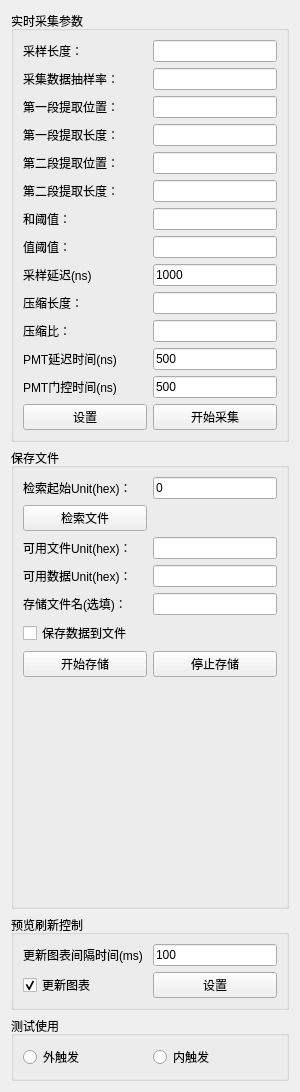
            <widget class="QWidget" name="page_3">
             <property name="geometry">
              <rect>
               <x>0</x>
               <y>0</y>
               <width>300</width>
               <height>1092</height>
              </rect>
             </property>
             <attribute name="label">
              <string>实时预览参数</string>
             </attribute>
             <layout class="QVBoxLayout" name="verticalLayout_7">
              <item>
               <widget class="QGroupBox" name="groupBox_5">
                <property name="title">
                 <string>实时采集参数</string>
                </property>
                <layout class="QGridLayout" name="gridLayout_9">
                 <item row="3" column="0">
                  <widget class="QLabel" name="label_18">
                   <property name="text">
                    <string>第一段提取长度：</string>
                   </property>
                  </widget>
                 </item>
                 <item row="11" column="0">
                  <widget class="QLabel" name="label_pmtDelayTime">
                   <property name="toolTip">
                    <string>相对于触发信号的延迟</string>
                   </property>
                   <property name="text">
                    <string>PMT延迟时间(ns)</string>
                   </property>
                  </widget>
                 </item>
                 <item row="0" column="1">
                  <widget class="QLineEdit" name="lineEdit_sampleLen">
                   <property name="sizePolicy">
                    <sizepolicy hsizetype="Preferred" vsizetype="Fixed">
                     <horstretch>0</horstretch>
                     <verstretch>0</verstretch>
                    </sizepolicy>
                   </property>
                  </widget>
                 </item>
                 <item row="13" column="1">
                  <widget class="QPushButton" name="btn_sampleEnable">
                   <property name="text">
                    <string>开始采集</string>
                   </property>
                  </widget>
                 </item>
                 <item row="1" column="1">
                  <widget class="QLineEdit" name="lineEdit_sampleRate">
                   <property name="sizePolicy">
                    <sizepolicy hsizetype="Preferred" vsizetype="Fixed">
                     <horstretch>0</horstretch>
                     <verstretch>0</verstretch>
                    </sizepolicy>
                   </property>
                   <property name="toolTip">
                    <string/>
                   </property>
                  </widget>
                 </item>
                 <item row="4" column="1">
                  <widget class="QLineEdit" name="lineEdit_secondStartPos">
                   <property name="sizePolicy">
                    <sizepolicy hsizetype="Preferred" vsizetype="Fixed">
                     <horstretch>0</horstretch>
                     <verstretch>0</verstretch>
                    </sizepolicy>
                   </property>
                   <property name="toolTip">
                    <string>第二段起始位置需要大于第一段提取位置和提取长度之和</string>
                   </property>
                  </widget>
                 </item>
                 <item row="10" column="0">
                  <widget class="QLabel" name="label_compressRatio">
                   <property name="text">
                    <string>压缩比：</string>
                   </property>
                  </widget>
                 </item>
                 <item row="6" column="0">
                  <widget class="QLabel" name="label_sumThreshold">
                   <property name="text">
                    <string>和阈值：</string>
                   </property>
                  </widget>
                 </item>
                 <item row="11" column="1">
                  <widget class="QLineEdit" name="lineEdit_pmtDelayTime">
                   <property name="sizePolicy">
                    <sizepolicy hsizetype="Preferred" vsizetype="Fixed">
                     <horstretch>0</horstretch>
                     <verstretch>0</verstretch>
                    </sizepolicy>
                   </property>
                   <property name="toolTip">
                    <string>相对与触发信号的延迟时间</string>
                   </property>
                   <property name="text">
                    <string>500</string>
                   </property>
                  </widget>
                 </item>
                 <item row="5" column="0">
                  <widget class="QLabel" name="label_secondLen">
                   <property name="text">
                    <string>第二段提取长度：</string>
                   </property>
                  </widget>
                 </item>
                 <item row="6" column="1">
                  <widget class="QLineEdit" name="lineEdit_sumThreshold">
                   <property name="sizePolicy">
                    <sizepolicy hsizetype="Preferred" vsizetype="Fixed">
                     <horstretch>0</horstretch>
                     <verstretch>0</verstretch>
                    </sizepolicy>
                   </property>
                  </widget>
                 </item>
                 <item row="3" column="1">
                  <widget class="QLineEdit" name="lineEdit_firstLen">
                   <property name="sizePolicy">
                    <sizepolicy hsizetype="Preferred" vsizetype="Fixed">
                     <horstretch>0</horstretch>
                     <verstretch>0</verstretch>
                    </sizepolicy>
                   </property>
                  </widget>
                 </item>
                 <item row="1" column="0">
                  <widget class="QLabel" name="label_16">
                   <property name="text">
                    <string>采集数据抽样率：</string>
                   </property>
                  </widget>
                 </item>
                 <item row="9" column="1">
                  <widget class="QLineEdit" name="lineEdit_compressLen">
                   <property name="sizePolicy">
                    <sizepolicy hsizetype="Preferred" vsizetype="Fixed">
                     <horstretch>0</horstretch>
                     <verstretch>0</verstretch>
                    </sizepolicy>
                   </property>
                  </widget>
                 </item>
                 <item row="2" column="1">
                  <widget class="QLineEdit" name="lineEdit_firstStartPos">
                   <property name="sizePolicy">
                    <sizepolicy hsizetype="Preferred" vsizetype="Fixed">
                     <horstretch>0</horstretch>
                     <verstretch>0</verstretch>
                    </sizepolicy>
                   </property>
                  </widget>
                 </item>
                 <item row="12" column="0">
                  <widget class="QLabel" name="label_pmtGateTime">
                   <property name="toolTip">
                    <string>经过PMT延迟时间后产生的高电平时间</string>
                   </property>
                   <property name="text">
                    <string>PMT门控时间(ns)</string>
                   </property>
                  </widget>
                 </item>
                 <item row="12" column="1">
                  <widget class="QLineEdit" name="lineEdit_pmtGateTime">
                   <property name="sizePolicy">
                    <sizepolicy hsizetype="Preferred" vsizetype="Fixed">
                     <horstretch>0</horstretch>
                     <verstretch>0</verstretch>
                    </sizepolicy>
                   </property>
                   <property name="toolTip">
                    <string>PMT门控高电平持续时间</string>
                   </property>
                   <property name="text">
                    <string>500</string>
                   </property>
                  </widget>
                 </item>
                 <item row="4" column="0">
                  <widget class="QLabel" name="label_secondStartPos">
                   <property name="text">
                    <string>第二段提取位置：</string>
                   </property>
                  </widget>
                 </item>
                 <item row="0" column="0">
                  <widget class="QLabel" name="label_15">
                   <property name="text">
                    <string>采样长度：</string>
                   </property>
                  </widget>
                 </item>
                 <item row="13" column="0">
                  <widget class="QPushButton" name="btn_setPreviewPara">
                   <property name="text">
                    <string>设置</string>
                   </property>
                  </widget>
                 </item>
                 <item row="7" column="1">
                  <widget class="QLineEdit" name="lineEdit_subThreshold">
                   <property name="sizePolicy">
                    <sizepolicy hsizetype="Preferred" vsizetype="Fixed">
                     <horstretch>0</horstretch>
                     <verstretch>0</verstretch>
                    </sizepolicy>
                   </property>
                  </widget>
                 </item>
                 <item row="10" column="1">
                  <widget class="QLineEdit" name="lineEdit_compressRatio">
                   <property name="sizePolicy">
                    <sizepolicy hsizetype="Preferred" vsizetype="Fixed">
                     <horstretch>0</horstretch>
                     <verstretch>0</verstretch>
                    </sizepolicy>
                   </property>
                  </widget>
                 </item>
                 <item row="2" column="0">
                  <widget class="QLabel" name="label_17">
                   <property name="text">
                    <string>第一段提取位置：</string>
                   </property>
                  </widget>
                 </item>
                 <item row="5" column="1">
                  <widget class="QLineEdit" name="lineEdit_secondLen">
                   <property name="sizePolicy">
                    <sizepolicy hsizetype="Preferred" vsizetype="Fixed">
                     <horstretch>0</horstretch>
                     <verstretch>0</verstretch>
                    </sizepolicy>
                   </property>
                   <property name="toolTip">
                    <string/>
                   </property>
                  </widget>
                 </item>
                 <item row="7" column="0">
                  <widget class="QLabel" name="label_subThreshold">
                   <property name="text">
                    <string>值阈值：</string>
                   </property>
                  </widget>
                 </item>
                 <item row="9" column="0">
                  <widget class="QLabel" name="label_compressLen">
                   <property name="text">
                    <string>压缩长度：</string>
                   </property>
                  </widget>
                 </item>
                 <item row="8" column="0">
                  <widget class="QLabel" name="label_sampleDelay">
                   <property name="text">
                    <string>采样延迟(ns)</string>
                   </property>
                  </widget>
                 </item>
                 <item row="8" column="1">
                  <widget class="QLineEdit" name="lineEdit_sampleDelay">
                   <property name="sizePolicy">
                    <sizepolicy hsizetype="Preferred" vsizetype="Fixed">
                     <horstretch>0</horstretch>
                     <verstretch>0</verstretch>
                    </sizepolicy>
                   </property>
                   <property name="toolTip">
                    <string>触发信号来临时，延迟多少时间才开始采集数据</string>
                   </property>
                   <property name="text">
                    <string>1000</string>
                   </property>
                  </widget>
                 </item>
                </layout>
               </widget>
              </item>
              <item>
               <widget class="QGroupBox" name="groupBox_14">
                <property name="title">
                 <string>保存文件</string>
                </property>
                <layout class="QGridLayout" name="gridLayout_8">
                 <item row="6" column="1">
                  <widget class="QPushButton" name="btn_ssdDisableStore">
                   <property name="text">
                    <string>停止存储</string>
                   </property>
                  </widget>
                 </item>
                 <item row="4" column="1">
                  <widget class="QLineEdit" name="lineEdit_ssdStoreFileName">
                   <property name="sizePolicy">
                    <sizepolicy hsizetype="Preferred" vsizetype="Fixed">
                     <horstretch>0</horstretch>
                     <verstretch>0</verstretch>
                    </sizepolicy>
                   </property>
                  </widget>
                 </item>
                 <item row="6" column="0">
                  <widget class="QPushButton" name="btn_ssdEnableStore">
                   <property name="text">
                    <string>开始存储</string>
                   </property>
                  </widget>
                 </item>
                 <item row="7" column="0">
                  <spacer name="verticalSpacer">
                   <property name="orientation">
                    <enum>Qt::Vertical</enum>
                   </property>
                   <property name="sizeHint" stdset="0">
                    <size>
                     <width>20</width>
                     <height>40</height>
                    </size>
                   </property>
                  </spacer>
                 </item>
                 <item row="0" column="1">
                  <widget class="QLineEdit" name="lineEdit_ssdSearchStartUnit">
                   <property name="sizePolicy">
                    <sizepolicy hsizetype="Preferred" vsizetype="Fixed">
                     <horstretch>0</horstretch>
                     <verstretch>0</verstretch>
                    </sizepolicy>
                   </property>
                   <property name="text">
                    <string>0</string>
                   </property>
                  </widget>
                 </item>
                 <item row="3" column="1">
                  <widget class="QLineEdit" name="lineEdit_ssdAvailDataUnit">
                   <property name="sizePolicy">
                    <sizepolicy hsizetype="Preferred" vsizetype="Fixed">
                     <horstretch>0</horstretch>
                     <verstretch>0</verstretch>
                    </sizepolicy>
                   </property>
                  </widget>
                 </item>
                 <item row="4" column="0">
                  <widget class="QLabel" name="label_5">
                   <property name="text">
                    <string>存储文件名(选填)：</string>
                   </property>
                  </widget>
                 </item>
                 <item row="3" column="0">
                  <widget class="QLabel" name="label">
                   <property name="text">
                    <string>可用数据Unit(hex)：</string>
                   </property>
                  </widget>
                 </item>
                 <item row="2" column="1">
                  <widget class="QLineEdit" name="lineEdit_ssdAvailFileUnit">
                   <property name="sizePolicy">
                    <sizepolicy hsizetype="Preferred" vsizetype="Fixed">
                     <horstretch>0</horstretch>
                     <verstretch>0</verstretch>
                    </sizepolicy>
                   </property>
                  </widget>
                 </item>
                 <item row="2" column="0">
                  <widget class="QLabel" name="label_45">
                   <property name="sizePolicy">
                    <sizepolicy hsizetype="Minimum" vsizetype="Preferred">
                     <horstretch>0</horstretch>
                     <verstretch>0</verstretch>
                    </sizepolicy>
                   </property>
                   <property name="text">
                    <string>可用文件Unit(hex)：</string>
                   </property>
                  </widget>
                 </item>
                 <item row="1" column="0">
                  <widget class="QPushButton" name="btn_ssdSearchSpace">
                   <property name="text">
                    <string>检索文件</string>
                   </property>
                  </widget>
                 </item>
                 <item row="0" column="0">
                  <widget class="QLabel" name="label_8">
                   <property name="text">
                    <string>检索起始Unit(hex)：</string>
                   </property>
                  </widget>
                 </item>
                 <item row="5" column="0">
                  <widget class="QCheckBox" name="checkBox_saveDataToFile">
                   <property name="text">
                    <string>保存数据到文件</string>
                   </property>
                  </widget>
                 </item>
                </layout>
               </widget>
              </item>
              <item>
               <widget class="QGroupBox" name="groupBox_20">
                <property name="title">
                 <string>预览刷新控制</string>
                </property>
                <layout class="QGridLayout" name="gridLayout_20">
                 <item row="0" column="1">
                  <widget class="QLineEdit" name="lineEdit_updateUI_intervalTime">
                   <property name="sizePolicy">
                    <sizepolicy hsizetype="Minimum" vsizetype="Fixed">
                     <horstretch>0</horstretch>
                     <verstretch>0</verstretch>
                    </sizepolicy>
                   </property>
                   <property name="text">
                    <string>100</string>
                   </property>
                  </widget>
                 </item>
                 <item row="1" column="1">
                  <widget class="QPushButton" name="btn_updateUI_intervalTime">
                   <property name="text">
                    <string>设置</string>
                   </property>
                  </widget>
                 </item>
                 <item row="1" column="0">
                  <widget class="QCheckBox" name="checkBox_isRerfreshUI">
                   <property name="text">
                    <string>更新图表</string>
                   </property>
                   <property name="checked">
                    <bool>true</bool>
                   </property>
                  </widget>
                 </item>
                 <item row="0" column="0">
                  <widget class="QLabel" name="label_38">
                   <property name="text">
                    <string>更新图表间隔时间(ms)</string>
                   </property>
                  </widget>
                 </item>
                </layout>
               </widget>
              </item>
              <item>
               <widget class="QGroupBox" name="groupBox_3">
                <property name="title">
                 <string>测试使用</string>
                </property>
                <layout class="QGridLayout" name="gridLayout_19">
                 <item row="0" column="0">
                  <widget class="QRadioButton" name="rbtn_previewOutsideTrg">
                   <property name="text">
                    <string>外触发</string>
                   </property>
                  </widget>
                 </item>
                 <item row="0" column="1">
                  <widget class="QRadioButton" name="rbtn_previewInsideTrg">
                   <property name="text">
                    <string>内触发</string>
                   </property>
                  </widget>
                 </item>
                </layout>
               </widget>
              </item>
             </layout>
            </widget>
